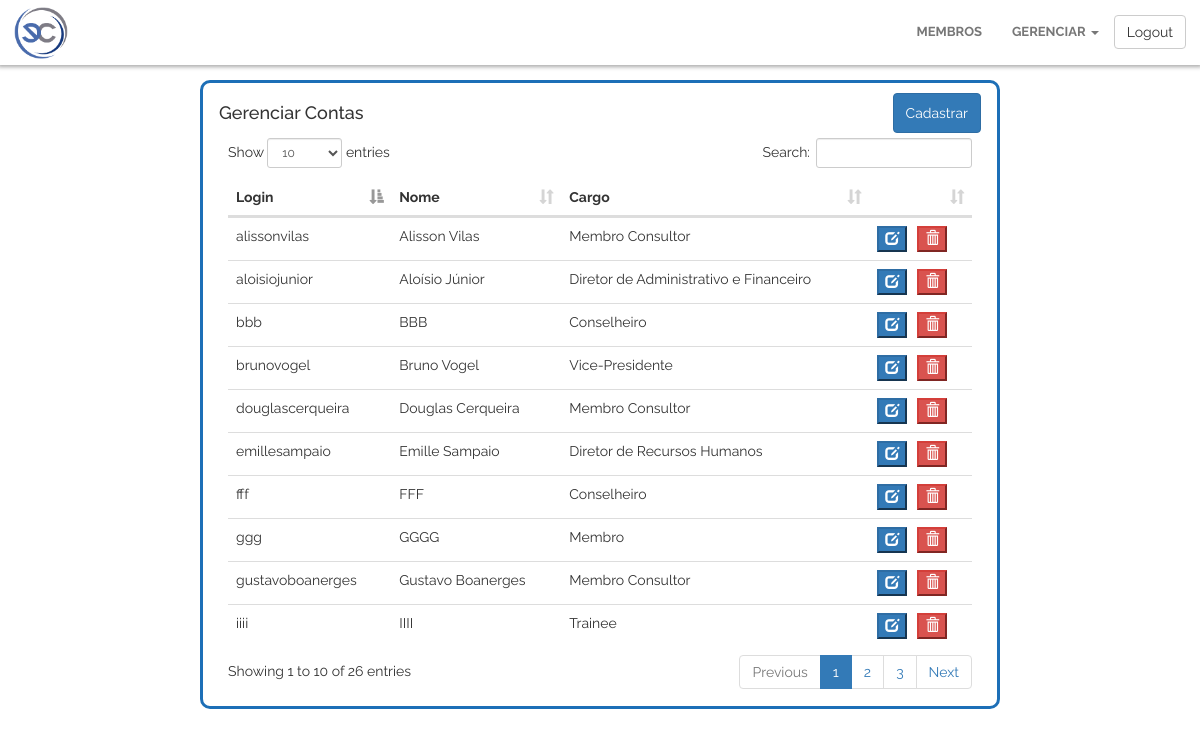
Screenshot of /view/contas.php (signed in) with the database file from the repository.
### tables this page shows
CREATE TABLE `usuarios` (
  `id` int(16) NOT NULL,
  `login` varchar(255) NOT NULL,
  `password` varchar(255) NOT NULL,
  `name` varchar(255) NOT NULL,
  `occupation` varchar(255) NOT NULL,
  `score` int(16) NOT NULL,
  `history` varchar(255) NOT NULL,
  `privilege` tinyint(1) NOT NULL
);

### controller/MembrosController.class.php (called while the page is built, shortened)
<?php
	class MembrosController {
		public function getContas(){
			$contas = [];
			$conn = Connection::getInstance();
			$query = "SELECT * FROM usuarios ORDER BY name ASC;";
			$sql = $conn->query($query);
			while($row = $sql->fetch(PDO::FETCH_ASSOC)){
        	array_push($contas, $row);
       		}
			return $contas;
		}
	}
?>

### view/contas.php (the view, shortened to what this page needs)
<?php
    require_once("../controller/MembrosController.class.php");
    $membrosController = new MembrosController();
	$contas = $membrosController->getContas();
?>
<!DOCTYPE html>
<html>
<head>
	<link rel="stylesheet" href="https://maxcdn.bootstrapcdn.com/bootstrap/3.3.7/css/bootstrap.min.css">
    <link rel="stylesheet" href="../assets/css/style.css">
    <link href="../assets/css/dataTables.bootstrap.min.css" rel="stylesheet">
    <link href="../assets/css/bootstrap-datepicker.css" rel="stylesheet">
    <link rel="stylesheet" href="https://cdnjs.cloudflare.com/ajax/libs/font-awesome/4.7.0/css/font-awesome.min.css">
</head>
<body>
	<?php
		require_once 'navbarAdm.php';
	?>
	<div class="container-fluid">
	<div class="row">
		<div id="divConteudo" class="container col-md-offset-2 col-md-8">
            <div class="row">
                <div class="table-head">
                    <h4 class="text-justify">Gerenciar Contas</h4>
                    <button class="btn btn-primary" onclick="location.href='cadastro.php';">Cadastrar</button>
                </div>
            </div>
			<div class="container-fluid">
				<div class="row">
					<div class="col-md-12">
                        <table class="table table-hover">
                            <thead>
                                <tr>
                                    <th>Login</th>
                                    <th>Nome</th>
                                    <th>Cargo</th>
                                    <th></th>
                                </tr>
                            </thead>
                            <tbody>
                                <?php
                                    for ($i=0; $i < sizeof($contas) ; $i++) {
                                        $id = $contas[$i]['id'];
                                        echo "<tr>";
                                        echo "<td>".$contas[$i]['login']."</td>";
                                        echo "<td>".$contas[$i]['name']."</td>";
                                        echo "<td>".$contas[$i]['occupation']."</td>";
                                        echo "<td><button id='btnEdit' type=\"button\"  class=\"botaoE btn-primary\" style=\"margin-right: 10px;\" onclick=\"editId($id)\"><span class=\"glyphicon glyphicon-edit\" aria-hidden=\"true\"></span></button><button id='btnDelete' type=\"button\"  class=\"botaoD btn-danger\" onclick=\"deleteId($id)\"><span class=\"glyphicon glyphicon-trash\" aria-hidden=\"true\"></span></button></td>";
                                        echo "</tr>";
                                    }
                                ?>
                            </tbody>
                        </table>
					</div>
				</div>
			</div>
		</div>
	</div>
</div>
</body>
</html>

### assets/css/style.css (style rules this page uses)
html, body { height: 100%; width: 100%; }
body { font-family:'Raleway', sans-serif; }
h1, h2, h3, h4, h5, h6 { font-family: 'Raleway', sans-serif; }
@media (min-width: 768px) { #divConteudo { background-color: white; border-style: solid; border-color: #1d6fb7; border-radius: 10px; margin-bottom: 20px; margin-top: 80px; padding: 10px 10px 10px 10px; } }
@media (min-width: 768px) { #divConteudo .table-head { display: flex; justify-content: space-between; margin-bottom: 5px; padding: 0 1.5em; } }
@media (min-width: 768px) { #divConteudo > div.row > div > h4 { display: inline-block; } }
@media (min-width: 768px) { #divConteudo .table-head button { display: inline-block; } }

### rows the page displays
usuarios: login "alissonvilas", name "Alisson Vilas", occupation "Membro Consultor"
usuarios: login "aloisiojunior", name "Aloísio Júnior", occupation "Diretor de Administrativo e Financeiro"
usuarios: login "bbb", name "BBB", occupation "Conselheiro"
usuarios: login "brunovogel", name "Bruno Vogel", occupation "Vice-Presidente"
usuarios: login "douglascerqueira", name "Douglas Cerqueira", occupation "Membro Consultor"
usuarios: login "emillesampaio", name "Emille Sampaio", occupation "Diretor de Recursos Humanos"
usuarios: login "fff", name "FFF", occupation "Conselheiro"
usuarios: login "ggg", name "GGGG", occupation "Membro"
usuarios: login "gustavoboanerges", name "Gustavo Boanerges", occupation "Membro Consultor"
usuarios: login "iiii", name "IIII", occupation "Trainee"
